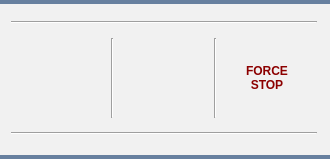
     <widget class="QGroupBox" name="groupBox_OpControlPanel">
      <property name="sizePolicy">
       <sizepolicy hsizetype="Expanding" vsizetype="Preferred">
        <horstretch>0</horstretch>
        <verstretch>0</verstretch>
       </sizepolicy>
      </property>
      <property name="minimumSize">
       <size>
        <width>330</width>
        <height>159</height>
       </size>
      </property>
      <property name="baseSize">
       <size>
        <width>0</width>
        <height>0</height>
       </size>
      </property>
      <property name="styleSheet">
       <string notr="true">QGroupBox {
background-color: rgb(241, 241, 241);
color: rgb(58, 83, 145);
font: 16pt &quot;Segoe UI&quot;;
font-weight: bold;
border-top: 4px;
border-bottom: 4px;
border-color: rgb(58, 83, 145);
border-color: rgb(103, 128, 159);
border-style: solid;
}

QGroupBox::title{
padding-top: 5px;
background-color: transparent;
}</string>
      </property>
      <property name="title">
       <string/>
      </property>
      <property name="alignment">
       <set>Qt::AlignHCenter|Qt::AlignTop</set>
      </property>
      <layout class="QGridLayout" name="gridLayout_2">
       <property name="topMargin">
        <number>9</number>
       </property>
       <property name="horizontalSpacing">
        <number>0</number>
       </property>
       <item row="3" column="0" colspan="5">
        <widget class="Line" name="line_3">
         <property name="orientation">
          <enum>Qt::Horizontal</enum>
         </property>
        </widget>
       </item>
       <item row="2" column="1">
        <widget class="Line" name="line">
         <property name="orientation">
          <enum>Qt::Vertical</enum>
         </property>
        </widget>
       </item>
       <item row="1" column="0" colspan="5">
        <widget class="Line" name="line_4">
         <property name="orientation">
          <enum>Qt::Horizontal</enum>
         </property>
        </widget>
       </item>
       <item row="2" column="0">
        <widget class="QPushButton" name="pushButton_StartPauseOperation">
         <property name="enabled">
          <bool>true</bool>
         </property>
         <property name="sizePolicy">
          <sizepolicy hsizetype="Fixed" vsizetype="Fixed">
           <horstretch>0</horstretch>
           <verstretch>0</verstretch>
          </sizepolicy>
         </property>
         <property name="minimumSize">
          <size>
           <width>100</width>
           <height>80</height>
          </size>
         </property>
         <property name="cursor">
          <cursorShape>PointingHandCursor</cursorShape>
         </property>
         <property name="autoFillBackground">
          <bool>false</bool>
         </property>
         <property name="styleSheet">
          <string notr="true">QPushButton {
font: 20pt &quot;Segoe UI&quot;;
background-color: rgba(255, 255, 255, 0);
border: 0px;
}

QPushButton::hover {
background-color: rgba(204, 228, 247,50);
color: rgb(46, 204, 113);
text-decoration: underline;
border: 2px solid;
border-radius: 2px;
border-color: rgb(95, 161, 245);
}

QPushButton::pressed {
background-color: rgba(204, 228, 247,100);
color: rgb(46, 204, 113);
text-decoration: underline;
border: 3px solid;
border-radius: 2px;
border-color: rgb(95, 161, 245);
}</string>
         </property>
         <property name="text">
          <string/>
         </property>
         <property name="icon">
          <iconset>
           <normaloff>:/resources/Icons/Play_Icon.png</normaloff>:/resources/Icons/Play_Icon.png</iconset>
         </property>
         <property name="iconSize">
          <size>
           <width>32</width>
           <height>32</height>
          </size>
         </property>
        </widget>
       </item>
       <item row="2" column="4">
        <widget class="QPushButton" name="pushButton_TerminateOperation">
         <property name="enabled">
          <bool>true</bool>
         </property>
         <property name="sizePolicy">
          <sizepolicy hsizetype="Fixed" vsizetype="Fixed">
           <horstretch>0</horstretch>
           <verstretch>0</verstretch>
          </sizepolicy>
         </property>
         <property name="minimumSize">
          <size>
           <width>100</width>
           <height>80</height>
          </size>
         </property>
         <property name="cursor">
          <cursorShape>PointingHandCursor</cursorShape>
         </property>
         <property name="styleSheet">
          <string notr="true">QPushButton {
font: 18pt &quot;Segoe UI&quot;;
font-weight: bold;
color: rgb(140,0,0);
background-color: rgba(255, 255, 255, 0);
border: 0px;
background: url() top center no-repeat;
background-position: center center;

}

QPushButton::hover {
background-color: rgba(240, 100, 100,50);
border: 2px solid;
border-radius: 2px;
border-color: rgb(95, 161, 245);
}

QPushButton::pressed {
color: rgb(180,0,0);
background-color: rgba(240, 100, 100, 75);
border: 3px solid;
border-radius: 2px;
border-color: rgb(95, 161, 245);
}

QPushButton::disabled {
color: rgb(200,200,200);
}</string>
         </property>
         <property name="text">
          <string>FORCE
STOP</string>
         </property>
         <property name="iconSize">
          <size>
           <width>10</width>
           <height>10</height>
          </size>
         </property>
        </widget>
       </item>
       <item row="2" column="2">
        <widget class="QPushButton" name="pushButton_StopOperation">
         <property name="enabled">
          <bool>true</bool>
         </property>
         <property name="sizePolicy">
          <sizepolicy hsizetype="Fixed" vsizetype="Fixed">
           <horstretch>0</horstretch>
           <verstretch>0</verstretch>
          </sizepolicy>
         </property>
         <property name="minimumSize">
          <size>
           <width>100</width>
           <height>80</height>
          </size>
         </property>
         <property name="cursor">
          <cursorShape>PointingHandCursor</cursorShape>
         </property>
         <property name="styleSheet">
          <string notr="true">QPushButton {
font: 20pt &quot;Segoe UI&quot;;
background-color: rgba(255, 255, 255, 0);
border: 0px;
}

QPushButton::hover {
background-color: rgba(204, 228, 247,50);
color: rgb(46, 204, 113);
text-decoration: underline;
border: 2px solid;
border-radius: 2px;
border-color: rgb(95, 161, 245);
}

QPushButton::pressed {
background-color: rgba(204, 228, 247,100);
color: rgb(46, 204, 113);
text-decoration: underline;
border: 3px solid;
border-radius: 2px;
border-color: rgb(95, 161, 245);
}</string>
         </property>
         <property name="text">
          <string/>
         </property>
         <property name="icon">
          <iconset>
           <normaloff>:/resources/Icons/Stop_Icon.png</normaloff>:/resources/Icons/Stop_Icon.png</iconset>
         </property>
         <property name="iconSize">
          <size>
           <width>32</width>
           <height>32</height>
          </size>
         </property>
        </widget>
       </item>
       <item row="2" column="3">
        <widget class="Line" name="line_2">
         <property name="orientation">
          <enum>Qt::Vertical</enum>
         </property>
        </widget>
       </item>
      </layout>
     </widget>
